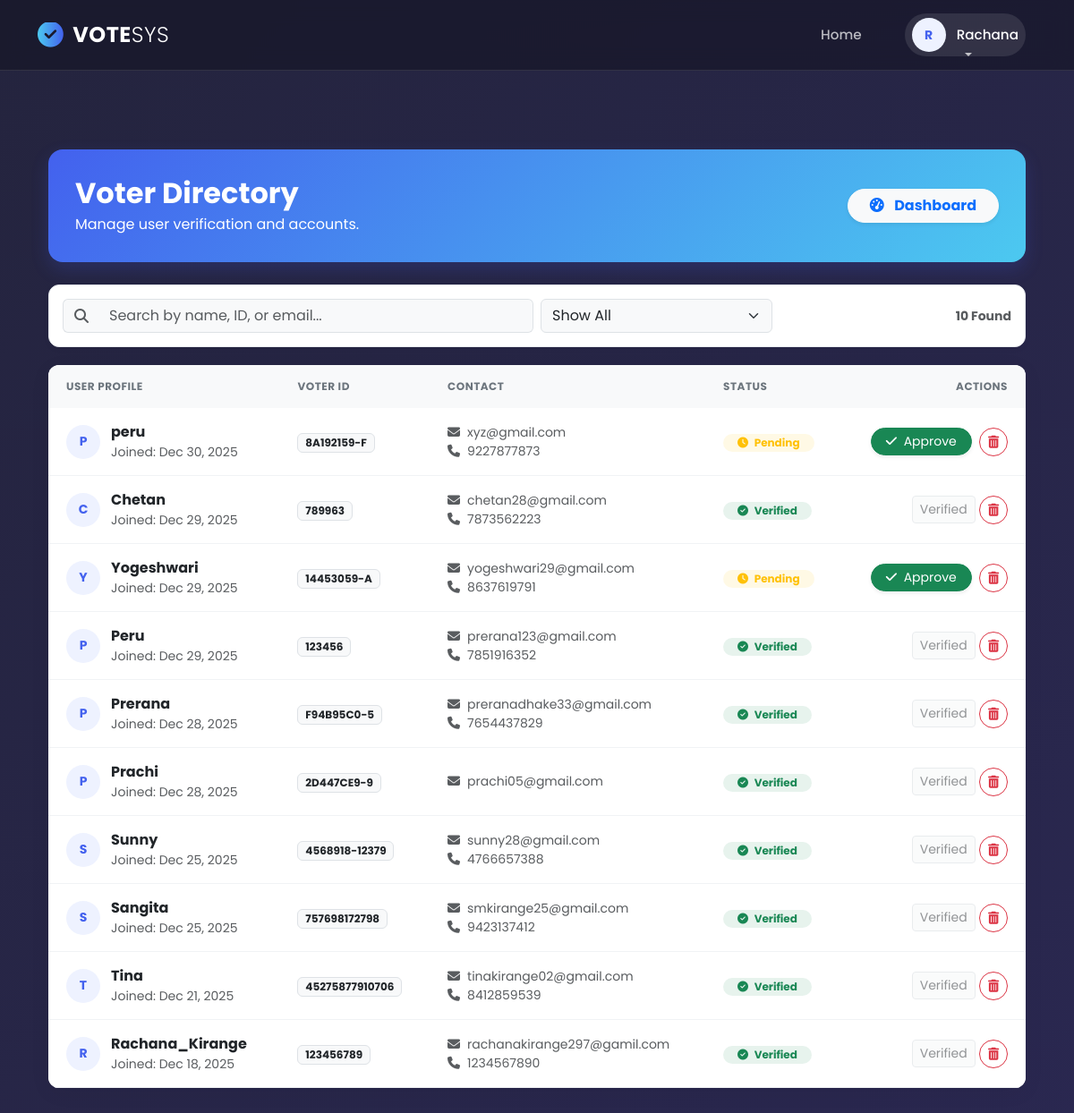
Before: /users/admin/voters/ (signed in) with the older database file.
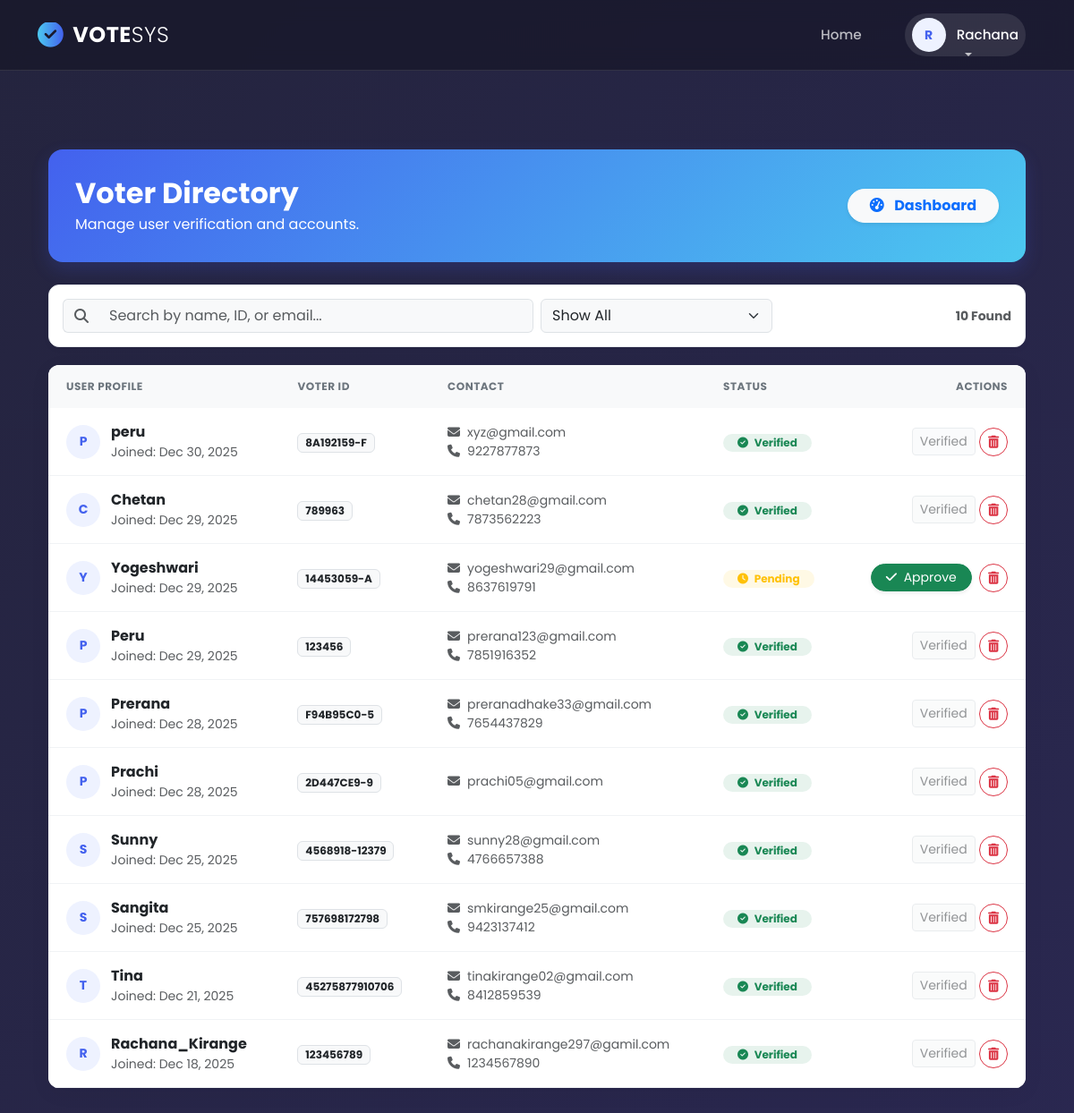
After: the same page with the newer database file.
### users/models.py (models this page shows, shortened)
class Voter(models.Model):
    VERIFICATION_STATUS_CHOICES = [
        ("pending", "Pending Verification"),
        ("verified", "Verified"),
        ("rejected", "Rejected"),
    ]
    user = models.OneToOneField(settings.AUTH_USER_MODEL, on_delete=models.CASCADE)
    voter_id = models.CharField(max_length=20, unique=True)
    mobile_no = models.CharField(max_length=15)
    address = models.TextField()
    verification_status = models.CharField(
        max_length=20,
        choices=VERIFICATION_STATUS_CHOICES,
        default="pending",
    )
    verification_date = models.DateTimeField(null=True, blank=True)

class CustomUser(AbstractBaseUser, PermissionsMixin):
    ROLE_CHOICES = [
        ("admin", "Admin"),
        ("voter", "Voter"),
        ("candidate", "Candidate"),
    ]
    user_id = models.AutoField(primary_key=True)
    username = models.CharField(max_length=150, unique=True)
    full_name = models.CharField(max_length=255, blank=True, null=True)
    email = models.EmailField(unique=True)
    role = models.CharField(max_length=20, choices=ROLE_CHOICES, default="voter")
    is_admin_approved = models.BooleanField(default=False)
    is_active = models.BooleanField(default=True)
    is_staff = models.BooleanField(default=False)
    created_at = models.DateTimeField(auto_now_add=True)
    objects = CustomUserManager()
    USERNAME_FIELD = "username"
    REQUIRED_FIELDS = ["email"]

### users/views.py (the view, shortened to what this page needs)
# urls.py: path('admin/voters/', views.admin_voter_management, name='admin_voter_management'),
@login_required
def admin_voter_management(request):
    if not (request.user.is_superuser or request.user.is_staff or getattr(request.user, 'role', '') == 'admin'):
        messages.error(request, "Access Denied.")
        return redirect('users_home')
    search_query = request.GET.get('q', '')
    filter_status = request.GET.get('status', 'all')
    voters = Voter.objects.select_related('user').all().order_by('-user__created_at')
    if filter_status == 'verified':
        voters = voters.filter(verification_status='verified')
    elif filter_status == 'pending':
        voters = voters.filter(verification_status='pending')
    paginator = Paginator(voters, 20)
    page_number = request.GET.get('page')
    page_obj = paginator.get_page(page_number)
    return render(request, 'admin/manage_voters.html', {
        'voters': page_obj,
        'search_query': search_query,
        'filter_status': filter_status,
        'total_count': voters.count()
    })

### users/templates/admin/manage_voters.html (shortened to what the changed rows need)
{% extends 'base.html' %}
{% block content %}
<link rel="stylesheet" href="https://cdnjs.cloudflare.com/ajax/libs/font-awesome/6.4.0/css/all.min.css">
<div class="container py-5">
    <div class="page-header d-flex justify-content-between align-items-center">
        <div>
            <h2 class="fw-bold mb-1">Voter Directory</h2>
        </div>
    </div>
    <div class="table-card">
        <div class="table-responsive">
            <table class="table mb-0">
                <thead>
                    <tr>
                        <th>User Profile</th>
                        <th>Voter ID</th>
                        <th>Contact</th>
                        <th>Status</th>
                        <th class="text-end">Actions</th>
                    </tr>
                </thead>
                <tbody>
                    {% for voter in voters %}
                    <tr>
                        <td>
                            <div class="d-flex align-items-center">
                                <div class="user-avatar">{{ voter.user.username|slice:":1"|upper }}</div>
                                <div>
                                    <div class="fw-bold text-dark">{{ voter.user.username }}</div>
                                    <div class="small text-muted">Joined: {{ voter.user.created_at|date:"M d, Y" }}</div>
                                </div>
                            </div>
                        </td>
                        <td><span class="badge bg-light text-dark border">{{ voter.voter_id }}</span></td>
                        <td>
                            <div class="small text-muted"><i class="fas fa-envelope me-2"></i>{{ voter.user.email }}</div>
                            {% if voter.mobile_no %}
                                <div class="small text-muted"><i class="fas fa-phone me-2"></i>{{ voter.mobile_no }}</div>
                            {% endif %}
                        </td>
                        <td>
                            {% if voter.is_verified or voter.verification_status == 'verified' %}
                                <span class="badge bg-success bg-opacity-10 text-success rounded-pill px-3">
                                    <i class="fas fa-check-circle me-1"></i> Verified
                                </span>
                            {% else %}
                                <span class="badge bg-warning bg-opacity-10 text-warning rounded-pill px-3">
                                    <i class="fas fa-clock me-1"></i> Pending
                                </span>
                            {% endif %}
                        </td>
                        <td class="text-end">
                            {% if not voter.is_verified and voter.verification_status != 'verified' %}
                                <a href="{% url 'verify_voter' voter.id %}" class="btn btn-sm btn-success rounded-pill px-3 me-1 shadow-sm">
                                    <i class="fas fa-check me-1"></i> Approve
                                </a>
                            {% else %}
                                <button class="btn btn-sm btn-light border text-muted" disabled>Verified</button>
                            {% endif %}
                            <a href="{% url 'delete_voter' voter.id %}" class="btn btn-sm btn-outline-danger rounded-circle"
                               style="width: 32px; height: 32px; padding: 0; line-height: 30px;"
                               onclick="return confirm('Permanently delete {{ voter.user.username }}? This cannot be undone.');"
                               title="Delete User">
                                <i class="fas fa-trash-alt"></i>
                            </a>
                        </td>
                    </tr>
                    {% endfor %}
                </tbody>
            </table>
        </div>
    </div>
</div>
{% endblock %}

Changed rows visible on the page:
changed Voter "peru": verification_status "Pending Approve" → "Verified Verified"
